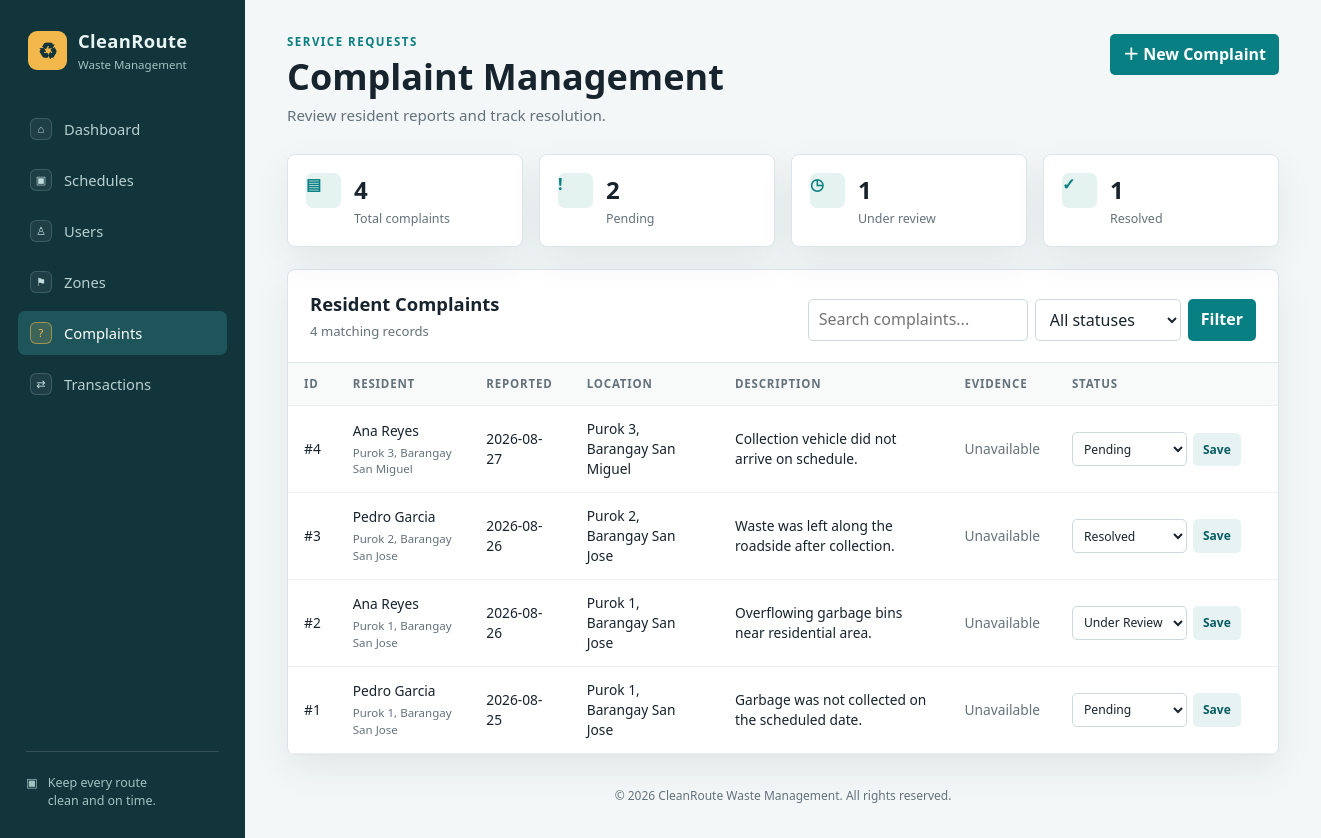
/complaints.php, run on the app's committed database.
### tables this page shows
CREATE TABLE IF NOT EXISTS Complaints (
    ComplaintID INT AUTO_INCREMENT PRIMARY KEY,
    ResidentID INT NOT NULL,
    Location VARCHAR(255) NOT NULL,
    Description VARCHAR(255) NOT NULL,
    DateReported VARCHAR(100) NOT NULL,
    PhotoEvidence VARCHAR(255) NOT NULL,
    Status VARCHAR(100) NOT NULL,
    CONSTRAINT fk_complaints_resident FOREIGN KEY (ResidentID) REFERENCES Residents(ResidentID)
        ON UPDATE CASCADE ON DELETE RESTRICT
);

CREATE TABLE IF NOT EXISTS Users (
    User_id INT AUTO_INCREMENT PRIMARY KEY,
    Fullname VARCHAR(100) NOT NULL,
    Email VARCHAR(100) NOT NULL,
    Password VARCHAR(255) NOT NULL,
    Role VARCHAR(50) NOT NULL,
    Contact_Number VARCHAR(20) NULL
);

CREATE TABLE IF NOT EXISTS Residents (
    ResidentID INT AUTO_INCREMENT PRIMARY KEY,
    User_id INT NOT NULL,
    Zone_ID INT NOT NULL,
    HouseholdNo INT NOT NULL,
    HomeAddress VARCHAR(255) NOT NULL,
    CONSTRAINT fk_residents_user FOREIGN KEY (User_id) REFERENCES Users(User_id)
        ON UPDATE CASCADE ON DELETE RESTRICT,
    CONSTRAINT fk_residents_zone FOREIGN KEY (Zone_ID) REFERENCES Zones(Zone_ID)
        ON UPDATE CASCADE ON DELETE RESTRICT
);

### complaints.php (the view, shortened to what this page needs)
<?php
require_once __DIR__ . '/connection.php';
$statuses = ['Pending', 'Under Review', 'Resolved'];
$keyword = trim($_GET['search'] ?? '');
$counts = $pdo->query(
    "SELECT COUNT(*) AS total,
            SUM(Status = 'Pending') AS pending,
            SUM(Status = 'Under Review') AS under_review,
            SUM(Status = 'Resolved') AS resolved
     FROM complaints"
)->fetch();
$where = [];
$parameters = [];
$sql = 'SELECT co.ComplaintID AS complaint_id, co.Location AS location,
               co.Description AS description, co.DateReported AS date_reported,
               co.PhotoEvidence AS photo_evidence, co.Status AS status,
               r.ResidentID AS resident_id, r.HomeAddress AS home_address,
               u.Fullname AS resident_name
        FROM complaints co
        INNER JOIN residents r ON r.ResidentID = co.ResidentID
        INNER JOIN users u ON u.User_id = r.User_id'
        . ($where ? ' WHERE ' . implode(' AND ', $where) : '')
        . ' ORDER BY co.ComplaintID DESC';
$statement = $pdo->prepare($sql);
$statement->execute($parameters);
$complaints = $statement->fetchAll();
?>
<!DOCTYPE html>
<html lang="en">
<head>
    <link rel="stylesheet" href="style.css?v=12">
</head>
<body>
<div class="app-shell">
    <aside class="sidebar">
        <div class="brand"><span class="brand-mark">♻</span><span><strong>CleanRoute</strong><small>Waste Management</small></span></div>
        <nav>
            <a class="nav-link" href="index.php"><span>⌂</span> Dashboard</a>
            <a class="nav-link" href="index.php#schedules"><span>▣</span> Schedules</a>
            <a class="nav-link" href="index.php#user-list"><span>♙</span> Users</a>
            <a class="nav-link" href="index.php#entity-zones"><span>⚑</span> Zones</a>
            <a class="nav-link active" href="complaints.php"><span>?</span> Complaints</a>
            <a class="nav-link" href="transaction.php"><span>⇄</span> Transactions</a>
        </nav>
        <div class="sidebar-note"><span>▣</span><p>Keep every route<br>clean and on time.</p></div>
    </aside>
    <main class="main-content">
        <header class="topbar">
            <div><p class="eyebrow">SERVICE REQUESTS</p><h1>Complaint Management</h1><p class="subheading">Review resident reports and track resolution.</p></div>
            <button class="primary-button" type="button" onclick="document.getElementById('complaintModal').style.display='flex'">＋ New Complaint</button>
        </header>
        <section class="stats-grid complaint-stats" aria-label="Complaint summary">
            <article class="stat-card blue"><span class="stat-icon">▤</span><div><strong><?= (int) $counts['total'] ?></strong><span>Total complaints</span></div></article>
            <article class="stat-card orange"><span class="stat-icon">!</span><div><strong><?= (int) $counts['pending'] ?></strong><span>Pending</span></div></article>
            <article class="stat-card purple"><span class="stat-icon">◷</span><div><strong><?= (int) $counts['under_review'] ?></strong><span>Under review</span></div></article>
            <article class="stat-card green"><span class="stat-icon">✓</span><div><strong><?= (int) $counts['resolved'] ?></strong><span>Resolved</span></div></article>
        </section>
        <section class="panel">
            <div class="panel-heading complaint-toolbar">
                <div><h2>Resident Complaints</h2><p><?= count($complaints) ?> matching record<?= count($complaints) === 1 ? '' : 's' ?></p></div>
                <form class="search-form complaint-filters" method="get">
                    <input type="search" name="search" value="<?= htmlspecialchars($keyword) ?>" placeholder="Search complaints..." aria-label="Search complaints">
                    <select name="status" aria-label="Filter by status">
                        <option value="">All statuses</option>
                    </select>
                    <button type="submit">Filter</button>
                </form>
            </div>
            <div class="table-wrap">
                <table class="complaint-table">
                    <thead><tr><th>ID</th><th>Resident</th><th>Reported</th><th>Location</th><th>Description</th><th>Evidence</th><th>Status</th></tr></thead>
                    <tbody>
                    <?php if ($complaints): foreach ($complaints as $complaint): ?>
                        <tr>
                            <td>#<?= (int) $complaint['complaint_id'] ?></td>
                            <td><?= htmlspecialchars($complaint['resident_name']) ?><small class="cell-detail"><?= htmlspecialchars($complaint['home_address']) ?></small></td>
                            <td><?= htmlspecialchars($complaint['date_reported']) ?></td>
                            <td><?= htmlspecialchars($complaint['location']) ?></td>
                            <td class="complaint-description"><?= htmlspecialchars($complaint['description']) ?></td>
                            <td><?php $evidence = basename($complaint['photo_evidence']); $evidencePath = __DIR__ . '/uploads/' . $evidence; ?><?php if (is_file($evidencePath)): ?><a href="uploads/<?= rawurlencode($evidence) ?>" target="_blank" rel="noopener">View image</a><?php else: ?><span class="muted-text">Unavailable</span><?php endif; ?></td>
                            <td><form class="status-form" action="backend/complaints_code.php" method="post"><input type="hidden" name="complaint_id" value="<?= (int) $complaint['complaint_id'] ?>"><select name="status" aria-label="Status for complaint <?= (int) $complaint['complaint_id'] ?>"><?php foreach ($statuses as $status): ?><option value="<?= htmlspecialchars($status) ?>" <?= $complaint['status'] === $status ? 'selected' : '' ?>><?= htmlspecialchars($status) ?></option><?php endforeach; ?></select><button type="submit" name="update_complaint_status">Save</button></form></td>
                        </tr>
                    <?php endforeach; else: ?>
                        <tr><td colspan="7" class="no-data">No complaints match these filters.</td></tr>
                    <?php endif; ?>
                    </tbody>
                </table>
            </div>
        </section>
        <footer>© 2026 CleanRoute Waste Management. All rights reserved.</footer>
    </main>
</div>
</body>
</html>

### data on the page
complaints: ComplaintID "4", users.Fullname "Ana Reyes", ResidentID.HomeAddress "Purok 3, Barangay San Miguel", DateReported "2026-08-27", Location "Purok 3, Barangay San Miguel", Description "Collection vehicle did not arrive on schedule.", PhotoEvidence "Unavailable", status "Pending"
complaints: ComplaintID "3", users.Fullname "Pedro Garcia", ResidentID.HomeAddress "Purok 2, Barangay San Jose", DateReported "2026-08-26", Location "Purok 2, Barangay San Jose", Description "Waste was left along the roadside after collection.", PhotoEvidence "Unavailable", status "Resolved"
complaints: ComplaintID "2", users.Fullname "Ana Reyes", ResidentID.HomeAddress "Purok 1, Barangay San Jose", DateReported "2026-08-26", Location "Purok 1, Barangay San Jose", Description "Overflowing garbage bins near residential area.", PhotoEvidence "Unavailable", status "Under Review"
complaints: ComplaintID "1", users.Fullname "Pedro Garcia", ResidentID.HomeAddress "Purok 1, Barangay San Jose", DateReported "2026-08-25", Location "Purok 1, Barangay San Jose", Description "Garbage was not collected on the scheduled date.", PhotoEvidence "Unavailable", status "Pending"

### other printed values
$counts['total'] "4"
$counts['pending'] "2"
$counts['under_review'] "1"
$counts['resolved'] "1"
count($complaints) "4"
